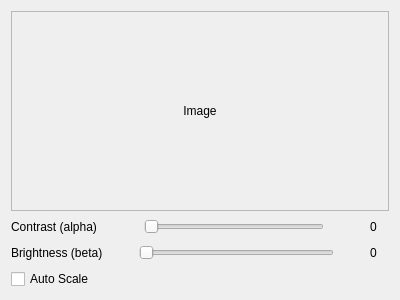
<?xml version="1.0" encoding="UTF-8"?>
<ui version="4.0">
 <class>ContrastBrightness</class>
 <widget class="QWidget" name="ContrastBrightness">
  <property name="geometry">
   <rect>
    <x>0</x>
    <y>0</y>
    <width>400</width>
    <height>300</height>
   </rect>
  </property>
  <property name="windowTitle">
   <string>Form</string>
  </property>
  <layout class="QGridLayout" name="gridLayout_2">
   <item row="0" column="0">
    <widget class="QScrollArea" name="imageScrollArea">
     <property name="widgetResizable">
      <bool>true</bool>
     </property>
     <widget class="QWidget" name="scrollAreaWidgetContents">
      <property name="geometry">
       <rect>
        <x>0</x>
        <y>0</y>
        <width>380</width>
        <height>193</height>
       </rect>
      </property>
      <layout class="QGridLayout" name="gridLayout">
       <item row="0" column="0">
        <widget class="QLabel" name="modifiedImage">
         <property name="text">
          <string>Image</string>
         </property>
         <property name="alignment">
          <set>Qt::AlignCenter</set>
         </property>
        </widget>
       </item>
      </layout>
     </widget>
    </widget>
   </item>
   <item row="1" column="0">
    <layout class="QVBoxLayout" name="verticalLayout_2">
     <item>
      <layout class="QVBoxLayout" name="verticalLayout">
       <item>
        <layout class="QHBoxLayout" name="horizontalLayout">
         <item>
          <widget class="QLabel" name="alphaLabel">
           <property name="text">
            <string>Contrast (alpha)</string>
           </property>
          </widget>
         </item>
         <item>
          <spacer name="horizontalSpacer">
           <property name="orientation">
            <enum>Qt::Horizontal</enum>
           </property>
           <property name="sizeHint" stdset="0">
            <size>
             <width>40</width>
             <height>20</height>
            </size>
           </property>
          </spacer>
         </item>
         <item>
          <widget class="QSlider" name="alphaSlider">
           <property name="sizePolicy">
            <sizepolicy hsizetype="Maximum" vsizetype="Fixed">
             <horstretch>0</horstretch>
             <verstretch>0</verstretch>
            </sizepolicy>
           </property>
           <property name="minimumSize">
            <size>
             <width>180</width>
             <height>0</height>
            </size>
           </property>
           <property name="maximum">
            <number>300</number>
           </property>
           <property name="orientation">
            <enum>Qt::Horizontal</enum>
           </property>
          </widget>
         </item>
         <item>
          <spacer name="horizontalSpacer_4">
           <property name="orientation">
            <enum>Qt::Horizontal</enum>
           </property>
           <property name="sizeHint" stdset="0">
            <size>
             <width>40</width>
             <height>20</height>
            </size>
           </property>
          </spacer>
         </item>
         <item>
          <widget class="QLabel" name="alphaValue">
           <property name="sizePolicy">
            <sizepolicy hsizetype="Maximum" vsizetype="Minimum">
             <horstretch>0</horstretch>
             <verstretch>0</verstretch>
            </sizepolicy>
           </property>
           <property name="minimumSize">
            <size>
             <width>19</width>
             <height>0</height>
            </size>
           </property>
           <property name="text">
            <string>0</string>
           </property>
          </widget>
         </item>
        </layout>
       </item>
       <item>
        <layout class="QHBoxLayout" name="horizontalLayout_2">
         <item>
          <widget class="QLabel" name="betaLabel">
           <property name="text">
            <string>Brightness (beta)</string>
           </property>
          </widget>
         </item>
         <item>
          <spacer name="horizontalSpacer_2">
           <property name="orientation">
            <enum>Qt::Horizontal</enum>
           </property>
           <property name="sizeHint" stdset="0">
            <size>
             <width>40</width>
             <height>20</height>
            </size>
           </property>
          </spacer>
         </item>
         <item>
          <widget class="QSlider" name="betaSlider">
           <property name="sizePolicy">
            <sizepolicy hsizetype="Maximum" vsizetype="Fixed">
             <horstretch>0</horstretch>
             <verstretch>0</verstretch>
            </sizepolicy>
           </property>
           <property name="minimumSize">
            <size>
             <width>195</width>
             <height>0</height>
            </size>
           </property>
           <property name="maximum">
            <number>100</number>
           </property>
           <property name="orientation">
            <enum>Qt::Horizontal</enum>
           </property>
          </widget>
         </item>
         <item>
          <spacer name="horizontalSpacer_3">
           <property name="orientation">
            <enum>Qt::Horizontal</enum>
           </property>
           <property name="sizeHint" stdset="0">
            <size>
             <width>40</width>
             <height>20</height>
            </size>
           </property>
          </spacer>
         </item>
         <item>
          <widget class="QLabel" name="betaValue">
           <property name="sizePolicy">
            <sizepolicy hsizetype="Maximum" vsizetype="Preferred">
             <horstretch>0</horstretch>
             <verstretch>0</verstretch>
            </sizepolicy>
           </property>
           <property name="minimumSize">
            <size>
             <width>19</width>
             <height>0</height>
            </size>
           </property>
           <property name="text">
            <string>0</string>
           </property>
          </widget>
         </item>
        </layout>
       </item>
      </layout>
     </item>
     <item>
      <widget class="QCheckBox" name="autoScaleCheckBox">
       <property name="text">
        <string>Auto Scale</string>
       </property>
      </widget>
     </item>
    </layout>
   </item>
  </layout>
 </widget>
 <resources/>
 <connections/>
</ui>
